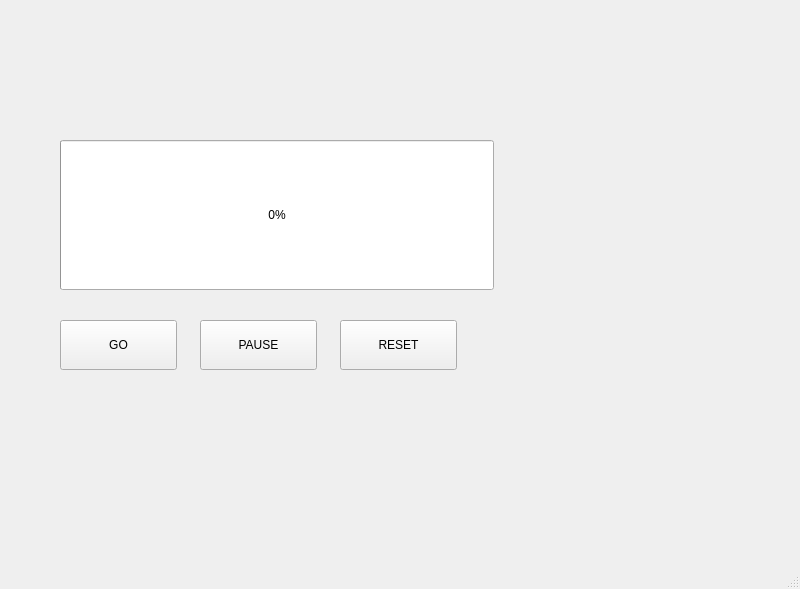
<?xml version="1.0" encoding="UTF-8"?>
<ui version="4.0">
 <class>MainWindow</class>
 <widget class="QMainWindow" name="MainWindow">
  <property name="geometry">
   <rect>
    <x>0</x>
    <y>0</y>
    <width>800</width>
    <height>589</height>
   </rect>
  </property>
  <property name="windowTitle">
   <string>MainWindow</string>
  </property>
  <widget class="QWidget" name="centralwidget">
   <widget class="QProgressBar" name="Bar">
    <property name="geometry">
     <rect>
      <x>60</x>
      <y>140</y>
      <width>434</width>
      <height>150</height>
     </rect>
    </property>
    <property name="value">
     <number>0</number>
    </property>
   </widget>
   <widget class="QPushButton" name="goBtn">
    <property name="geometry">
     <rect>
      <x>60</x>
      <y>320</y>
      <width>117</width>
      <height>50</height>
     </rect>
    </property>
    <property name="text">
     <string>GO</string>
    </property>
   </widget>
   <widget class="QPushButton" name="pauseBtn">
    <property name="geometry">
     <rect>
      <x>200</x>
      <y>320</y>
      <width>117</width>
      <height>50</height>
     </rect>
    </property>
    <property name="text">
     <string>PAUSE</string>
    </property>
   </widget>
   <widget class="QPushButton" name="resetBtn">
    <property name="geometry">
     <rect>
      <x>340</x>
      <y>320</y>
      <width>117</width>
      <height>50</height>
     </rect>
    </property>
    <property name="text">
     <string>RESET</string>
    </property>
   </widget>
  </widget>
  <widget class="QMenuBar" name="menubar">
   <property name="geometry">
    <rect>
     <x>0</x>
     <y>0</y>
     <width>800</width>
     <height>22</height>
    </rect>
   </property>
  </widget>
  <widget class="QStatusBar" name="statusbar"/>
 </widget>
 <resources/>
 <connections>
  <connection>
   <sender>goBtn</sender>
   <signal>clicked()</signal>
   <receiver>MainWindow</receiver>
   <slot>goclick()</slot>
   <hints>
    <hint type="sourcelabel">
     <x>92</x>
     <y>375</y>
    </hint>
    <hint type="destinationlabel">
     <x>92</x>
     <y>427</y>
    </hint>
   </hints>
  </connection>
  <connection>
   <sender>pauseBtn</sender>
   <signal>clicked()</signal>
   <receiver>MainWindow</receiver>
   <slot>pauseclick()</slot>
   <hints>
    <hint type="sourcelabel">
     <x>256</x>
     <y>371</y>
    </hint>
    <hint type="destinationlabel">
     <x>251</x>
     <y>496</y>
    </hint>
   </hints>
  </connection>
  <connection>
   <sender>resetBtn</sender>
   <signal>clicked()</signal>
   <receiver>MainWindow</receiver>
   <slot>resetclick()</slot>
   <hints>
    <hint type="sourcelabel">
     <x>400</x>
     <y>359</y>
    </hint>
    <hint type="destinationlabel">
     <x>405</x>
     <y>448</y>
    </hint>
   </hints>
  </connection>
 </connections>
 <slots>
  <slot>goclick()</slot>
  <slot>pauseclick()</slot>
  <slot>resetclick()</slot>
 </slots>
</ui>
